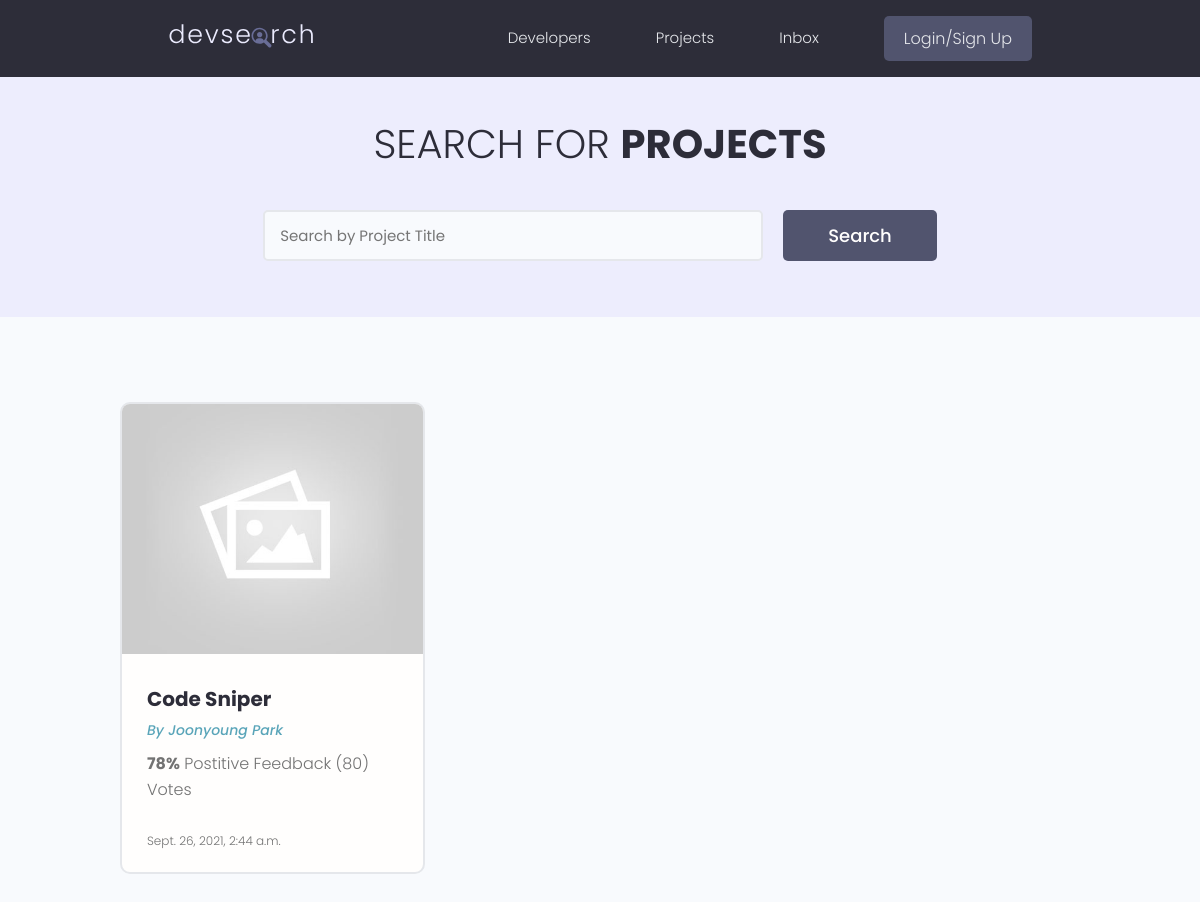
The page /projects/ on the database as committed earlier.
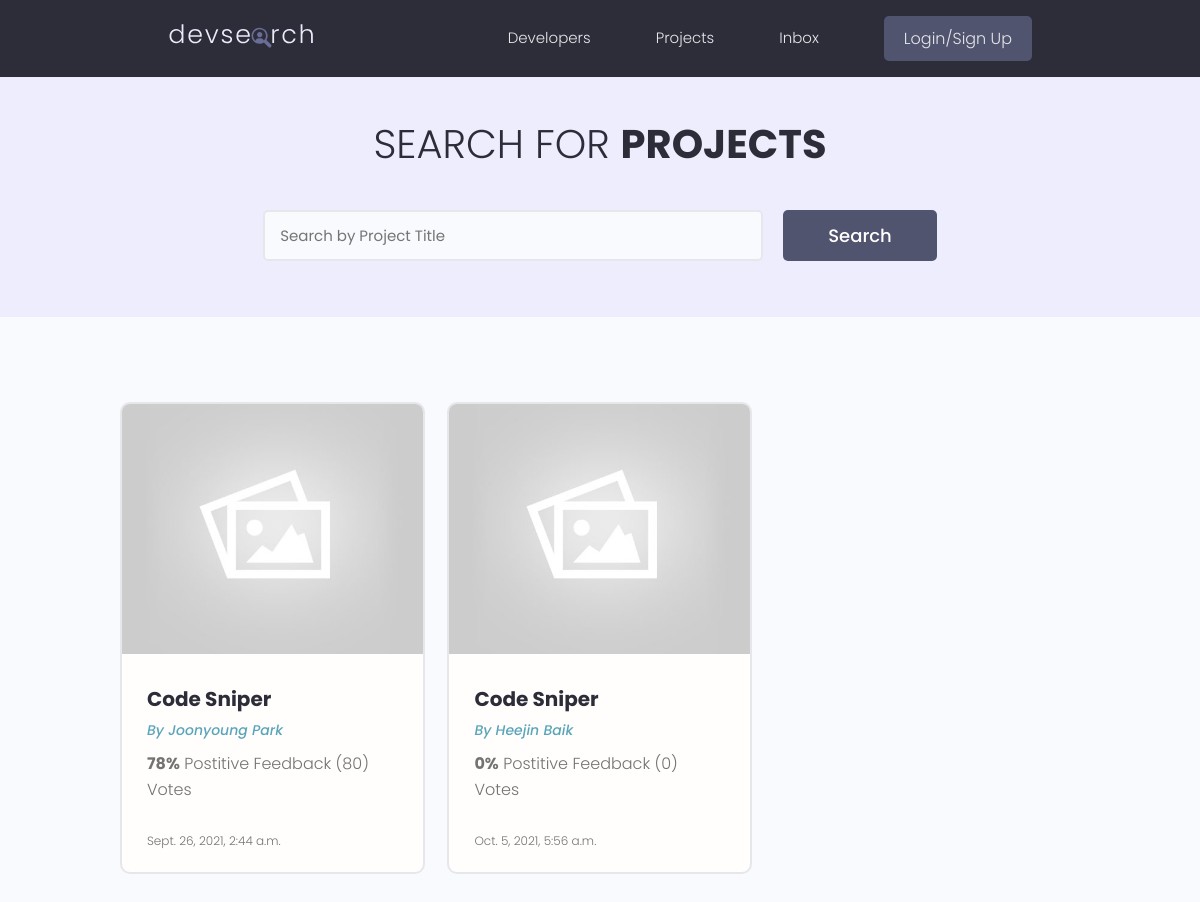
The same page on the database as committed later.
### projects/models.py (models this page shows, shortened)
class Project(models.Model):
    owner = models.ForeignKey(
        Profile, null=True, blank=True, on_delete=models.SET_NULL)
    title = models.CharField(max_length=200)
    description = models.TextField(null=True, blank=True)
    featured_image = models.ImageField(
        null=True, blank=True, default="default.jpg")
    demo_link = models.CharField(max_length=2000, null=True, blank=True)
    source_link = models.CharField(max_length=2000, null=True, blank=True)
    tags = models.ManyToManyField('Tag', blank=False, null=False)
    vote_total = models.IntegerField(default=0, null=True, blank=True)
    vote_ratio = models.IntegerField(default=0, null=True, blank=True)
    created = models.DateTimeField(auto_now_add=True)
    id = models.UUIDField(default=uuid.uuid4, unique=True,
                          primary_key=True, editable=False)

### users/models.py (models this page shows, shortened)
class Profile(models.Model):
    user = models.OneToOneField(
        User, on_delete=models.CASCADE, null=True, blank=True)
    name = models.CharField(max_length=200, blank=True, null=True)
    email = models.EmailField(max_length=500, blank=True, null=True)
    username = models.CharField(max_length=200, blank=True, null=True)
    location = models.CharField(max_length=200, blank=True, null=True)
    short_intro = models.CharField(max_length=200, blank=True, null=True)
    bio = models.TextField(blank=True, null=True)
    profile_image = models.ImageField(
        null=True, blank=True, upload_to='profiles/', default="profiles/user-default.png")
    social_github = models.CharField(max_length=200, blank=True, null=True)
    social_twitter = models.CharField(max_length=200, blank=True, null=True)
    social_linkedin = models.CharField(max_length=200, blank=True, null=True)
    social_youtube = models.CharField(max_length=200, blank=True, null=True)
    social_website = models.CharField(max_length=200, blank=True, null=True)
    created = models.DateTimeField(auto_now_add=True)
    id = models.UUIDField(default=uuid.uuid4, unique=True,
                          primary_key=True, editable=False)

### projects/views.py (the view)
# urls.py: path('projects/', include('projects.urls')),
def projects(request):
    projects = Project.objects.all()
    context = {'projects': projects}
    return render(request, 'projects/projects.html', context)

### projects/templates/projects/projects.html (shortened to what this page needs)
{% extends 'main.html' %}
{% block content %}
<main class="projects">
    <section class="hero-section text-center">
        <div class="container container--narrow">
            <div class="hero-section__box">
                <h2>Search for <span>Projects</span></h2>
            </div>
            <div class="hero-section__search">
                <form class="form" action="#" method="get">
                    <div class="form__field">
                        <input class="input input--text" id="formInput#search" type="text" name="text"
                            placeholder="Search by Project Title" />
                    </div>
                    <input class="btn btn--sub btn--lg" type="submit" value="Search" />
                </form>
            </div>
        </div>
    </section>
    <section class="projectsList">
        <div class="container">
            <div class="grid grid--three">
                {% for project in projects %}
                {% if project.title == "Code Sniper" %}
                <div class="column">
                    <div class="card project">
                        <a href="{% url 'project' project.id %}" class="project">
                            <img class="project__thumbnail" src="{{project.featured_image.url}}"
                                alt="project thumbnail" />
                            <div class="card__body">
                                <h3 class="project__title">{{project.title}}</h3>
                                <p><a class="project__author" href="{% url 'user-profile' project.owner.id %}">By
                                        {{project.owner.name}}</a>
                                </p>
                                <p class="project--rating">
                                    <span style="font-weight: bold;">{{project.vote_ratio}}%</span> Postitive
                                    Feedback ({{project.vote_total}}) Vote{{project.vote_total|pluralize:"s"}}
                                </p>
                                <div class="project__tags">
                                    <div>
                                        <span class="Date-Time">{{project.created}}</span>
                                    </div>
                                </div>
                            </div>
                        </a>
                    </div>
                </div>
                {% endif %}
                {% endfor %}
            </div>
        </div>
    </section>
</main>
{% endblock content %}

Rows that differ between the two databases and show on the page:
added Project: featured_image (placeholder picture), title "Code Sniper", owner.name "Heejin Baik", vote_ratio "0", vote_total "0", created "Oct. 5, 2021, 5:56 a.m."
